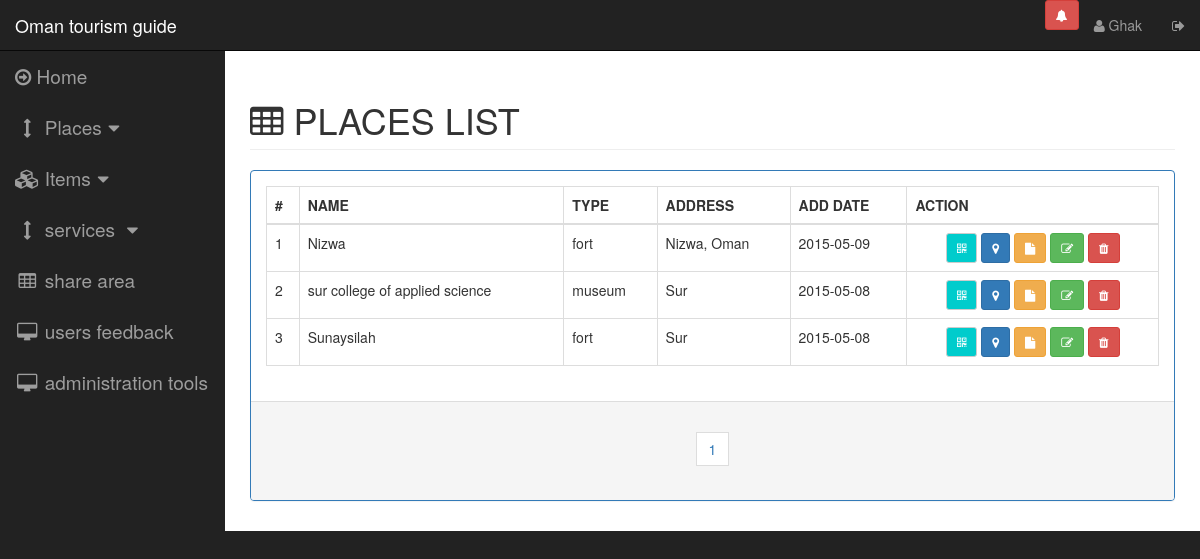
The page /pages/placeslist.php (signed in) on the database its author committed.
### tables this page shows
CREATE TABLE IF NOT EXISTS `place` (
`place_id` int(11) NOT NULL,
  `place_type` int(11) NOT NULL,
  `place_name` varchar(45) NOT NULL,
  `address` varchar(132) DEFAULT NULL,
  `place_location_lat` float DEFAULT NULL,
  `place_location_lng` float DEFAULT NULL,
  `place_admin_creator` int(11) NOT NULL,
  `view` int(1) NOT NULL DEFAULT '1' COMMENT '1 view , 0 unview',
  `description` text NOT NULL,
  `create_date` timestamp NOT NULL DEFAULT CURRENT_TIMESTAMP,
  `last_update` timestamp NOT NULL DEFAULT CURRENT_TIMESTAMP
);

CREATE TABLE IF NOT EXISTS `place_type` (
`place_id` int(11) NOT NULL,
  `place_name` varchar(45) NOT NULL
);

### server/dboperation.php (called while the page is built, shortened)
<?php
class dboperation {
    public static function placeTotalCount() {
        try {
            $dbh = new PDO("mysql:host=" . DB_HOST . ";dbname=" . DB_NAME . "", DB_USERNAME, DB_PASSWORD, array(PDO::MYSQL_ATTR_INIT_COMMAND => "SET NAMES 'utf8'"));
            $sql = 'SELECT count(*) as count FROM place WHERE 1';
            foreach ($dbh->query($sql) as $row) {
                $count = $row['count'];
            }
            return $count;
        } catch (PDOException $e) {
            echo $e->getMessage();
        }
    }
    public static function getPlacesList($selectfrom = 1, $selectamount = 25) {
        $response = array("status" => "false", "data" => "");
        try {
            $dbh = new PDO("mysql:host=" . DB_HOST . ";dbname=" . DB_NAME . "", DB_USERNAME, DB_PASSWORD, array(PDO::MYSQL_ATTR_INIT_COMMAND => "SET NAMES 'utf8'"));
            $dbh->setAttribute(PDO::ATTR_ERRMODE, PDO::ERRMODE_EXCEPTION);
            $stmt = $dbh->prepare('SELECT
                                    place.place_id,
                                    place_type.place_name AS placetype,
                                    place.address,
                                    place.view,
                                    place.place_location_lat,
                                    place.place_location_lng,
                                    place.description,
                                    DATE(place.create_date) AS adddate,
                                    place.place_name,
                                    place.place_type
                                  FROM place
                                    INNER JOIN place_type
                                      ON place.place_type = place_type.place_id
                      ORDER BY place.create_date DESC
                      LIMIT ' . $selectfrom . ' , ' . $selectamount . '');
            $stmt->execute();
            $result = $stmt->fetchAll();
            $response = array("status" => "false", "data" => "");
            $place = array("id" => "",
                "placetype" => "",
                "name" => "",
                "view" => "",
                "locationlat" => "",
                "desc" => "",
                "locationlang" => "",
                "createdate" => "",
                "placetypeid" => "",
                "address" => "");
            $data = array();
            foreach ($result as $row) {
                $place["id"] = $row['place_id'];
                $place["type"] = $row['placetype'];
                $place["placetypeid"] = $row['place_type'];
                $place["name"] = $row['place_name'];
                $place["view"] = $row['view'];
                $place["address"] = $row['address'];
                $place["locationlat"] = $row['place_location_lat'];
                $place["locationlang"] = $row['place_location_lng'];
                $place["creatdate"] = $row['adddate'];
                $place["desc"] = $row['description'];
                array_push($data, $place);
            }
            $response['data'] = $data;
            $response["status"] = "true";
        } catch (PDOException $e) {
            $response["data"] = $e->getMessage();
            $response["status"] = "false";
            echo $e->getMessage();
        } finally {
            return json_encode($response);
        }
    }
}

### controlpages/placeslist.php (the view)
<div class="row">
    <div class="col-lg-12">
        <h1 class="page-header" style="text-transform: uppercase"><span class="fa fa-table"></span>&nbsp;places list</h1>
    </div>
</div>
<div class="row">
    <div class="col-lg-12 col-md-12">
        <div class="panel panel-primary">
            <div class="panel-body">
                <table id="places-list-table" class="table table-bordered table-hover">
                    <thead>
                        <tr>
                            <th>#</th>
                            <th>NAME</th>
                            <th>TYPE</th>
                            <th>ADDRESS</th>
                            <th>ADD DATE</th>
                            <th>ACTION</th>
                        </tr>
                    </thead>
                    <tbody >
                        <?php
                        $selectamount = 25;
                        $placelist = json_decode(dboperation::getPlacesList(0, $selectamount));
                        $num = 1;
                        foreach ($placelist->data as $key => $object) {
                            ?>
                        <tr id="place_list_tr_<?php echo $num; ?>">
                                <td><?php echo $num; ?></td>
                                <td><?php echo $object->name ?></td>
                                <td><?php echo $object->type ?></td>
                                <td><?php echo $object->address ?></td>
                                <td><?php echo $object->creatdate ?></td>
                                <td>
                        <center>
                            <?php
                            $desc = str_replace("'", "\'", $object->desc);
                            ?>
                            <?php
                            $itemqrdata = "omantourismguide~place~".$object->id."~".$object->name . " ". $object->type;
                            ?>
                            <span data-toggle="modal" data-target="#qr_modal" onclick="PlaceOperations.setPlaceQrModal('<?php echo $itemqrdata ;?>', '<?php echo $object->name ;?>')" title="QR" class="qr-button btn btn-sm btn-default"><i class="fa fa-qrcode"></i></span>
                            <span data-toggle="modal" data-target="#map_modal" onclick="PlaceOperations.setmapplacelocation('<?php echo $object->locationlat ?>', '<?php echo $object->locationlang ?>')"title="open on the map" class="btn btn-sm btn-primary"><i class="fa fa-map-marker"></i></span>
                            <span onclick="PlaceOperations.setplacedesc('<?php echo $desc;?>')" data-toggle="modal" data-target="#place_desc_modal" title="descrption" class="btn btn-sm btn-warning "><i class="fa fa-file"></i></span>
                            <span onclick="PlaceOperations.setupdateplacemodelforminfo(
                                        '<?php echo $object->id; ?>',
                                        '<?php echo $object->placetypeid; ?>',
                                        '<?php echo $object->name; ?>',
                                        '<?php echo $object->address; ?>',
                                        '<?php echo $object->locationlat; ?>',
                                        '<?php echo $object->locationlang; ?>',
                                        '<?php echo $desc; ?>',
                                        '<?php echo $object->view; ?>'
                                        )" data-toggle="modal" data-target="#update_place_modal" title="edit place information" class="btn btn-sm btn-success "><i class="fa fa-edit"></i></span>
                            <span onclick="PlaceOperations.setdeletplacemodelforminfo( '<?php echo $object->id; ?>',  '<?php echo $num;?>')" data-toggle="modal" data-target="#remove_place_modal" title="remove" class="btn btn-sm btn-danger"><i class="fa fa-trash"></i></span>
                        </center>
                        </td>
                        </tr>
                        <?php
                        $num++;
                    }
                    ?>
                    </tbody>
                </table>
            </div>
            <div class="panel-footer">
                <center>
                    <nav>
                        <ul class="pagination">
                            <?php
                            $placecount = dboperation::placeTotalCount();
                            $pages = intval($placecount) / $selectamount;
                            if (is_float($pages)) {
                                $pages = intval($pages + 1);
                            }
                           $selectfrom = 0;
                            $selectto = $selectamount;
                            $roundnum = 1;
                            for ($index = 0; $index < $pages; $index++) {
                                ?>
                                <li>
                                    <span
                                        onclick="placesListFunctions.placesnextpage('<?php echo $selectfrom; ?>', '<?php echo $selectamount ?>')"
                                        class="btn" style="border-radius: 0px;">
                                        <?php echo $index + 1; ?>
                                    </span>
                                </li>
                                <?php
                                $roundnum++;
                                $selectfrom = $selectto;
                                $selectto = $selectamount * $roundnum;
                            }
                            ?>
                        </ul>
                    </nav>
                </center>
            </div>
        </div>
    </div>
</div>

### css/sb-admin.css (style rules this page uses)
body { margin-top: 100px; background-color: #222; }
@media (min-width:768px) { body { margin-top: 50px; } }

### css/main.css (style rules this page uses)
.qr-button { background: #00cccc; color: #FFFFFF; }

### rows shown on the page
place: place_name "Nizwa", place_type.place_name "fort", address "Nizwa, Oman", creatdate "2015-05-09"
place: place_name "sur college of applied science", place_type.place_name "museum", address "Sur", creatdate "2015-05-08"
place: place_name "Sunaysilah", place_type.place_name "fort", address "Sur", creatdate "2015-05-08"

### other values the page prints
$_SESSION['login-admin-name'] "Ghak"
